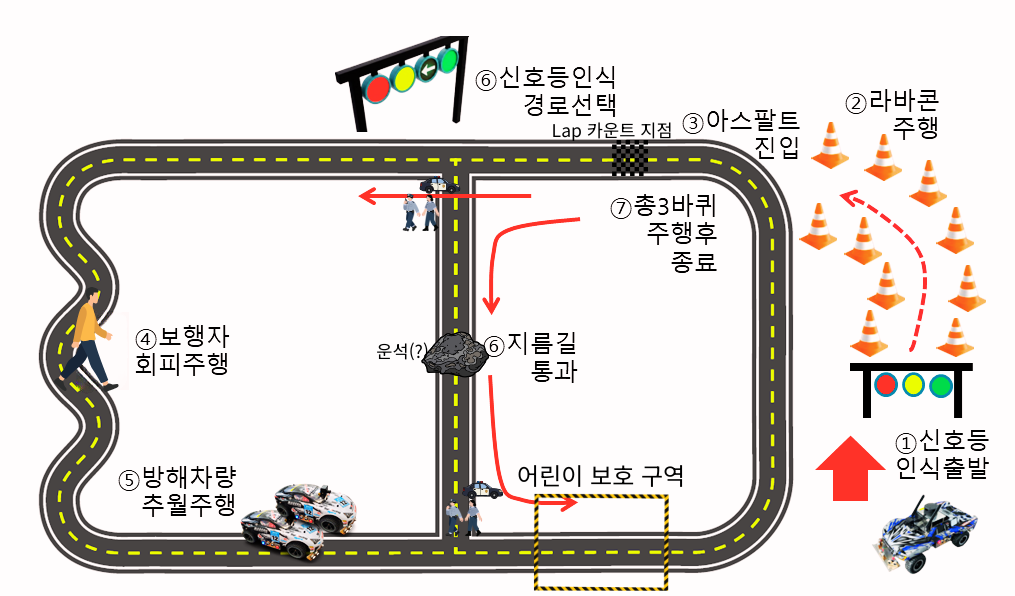
#> input picture 트랙.png, 1015 x 596 px
$ python -i stop_line.py   (imports and definitions only)
#> lines starting #> are read from the running program, lines starting #| are printed output that depends on the picture; after the words box and inside, x2 and y2 are one past the last pixel; in counts of white or black regions, pixels touching at a corner belong together
#> further down, picture is the input picture: shape (596, 1015, 3); mean B, G, R 211, 214.2, 219.2
#!/usr/bin/env python3
"""트랙 신호등 아래의 흰색 가로 정지선 검출."""

import cv2
import numpy as np


# 검사 영역: 화면 중앙 도로의 중하단부
ROI_TOP = 0.50
ROI_BOTTOM = 0.82
ROI_LEFT = 0.05
ROI_RIGHT = 0.95

# 흰색 조건
WHITE_S_MAX = 60
WHITE_V_MIN = 185

# 한 행에서 흰색이 차지하는 비율.
# 차선 경계는 좁지만 정지선은 화면을 가로질러 길게 나타난다.
ROW_RATIO_MIN = 0.55
MIN_BAND_ROWS = 3

# 이 높이보다 아래로 내려온 정지선만 "정지할 거리"로 판단한다.
# 값이 작을수록 일찍 정지한다.
TRIGGER_Y_MIN = 0.58
TRIGGER_Y_MAX = 0.80


def detect_stop_line(image):
    """BGR 이미지 -> (검출 여부, 정지선 y 비율, 최대 흰색 행 비율)."""

    if image is None:
        return False, -1.0, 0.0

    height, width = image.shape[:2]
#> height = 596; width = 1015

    x0 = int(width * ROI_LEFT)
#> x0 = 50
    x1 = int(width * ROI_RIGHT)
#> x1 = 964
    y0 = int(height * ROI_TOP)
#> y0 = 298
    y1 = int(height * ROI_BOTTOM)
#> y1 = 488

    roi = image[y0:y1, x0:x1]
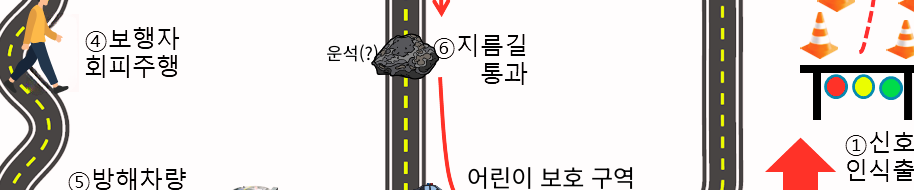
#> roi: shape (190, 914, 3); mean B, G, R 213.1, 216.2, 222.2
    if roi.size == 0:
        return False, -1.0, 0.0

    hsv = cv2.cvtColor(roi, cv2.COLOR_BGR2HSV)
#> hsv: shape (190, 914, 3); mean H, S, V 4.3, 14.1, 223.4

    white_mask = cv2.inRange(
        hsv,
        np.array([0, 0, WHITE_V_MIN], dtype=np.uint8),
        np.array([179, WHITE_S_MAX, 255], dtype=np.uint8),
    )
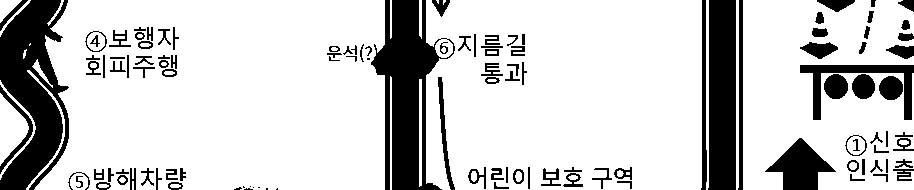
#> white_mask: shape (190, 914); 79.8% white; 118 black regions (10 under 20 px), largest, box (x1, y1, x2, y2) and area: (0, 0, 69, 190) 7963, (371, 0, 455, 190) 7744, (708, 0, 736, 190) 5132

    # 가로 방향의 작은 끊김을 연결한다.
    kernel = cv2.getStructuringElement(
        cv2.MORPH_RECT,
        (17, 3),
    )
    white_mask = cv2.morphologyEx(
        white_mask,
        cv2.MORPH_CLOSE,
        kernel,
    )
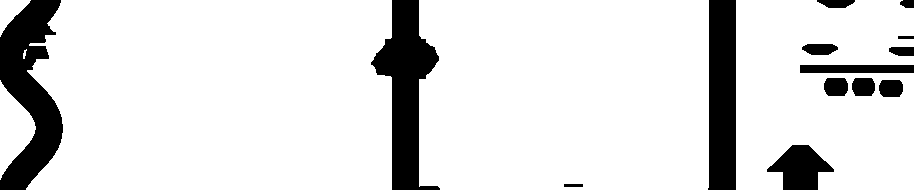
#> white_mask: shape (190, 914); 86.8% white; 14 black regions, largest, box (x1, y1, x2, y2) and area: (0, 0, 63, 190) 6723, (371, 0, 440, 190) 6291, (708, 0, 736, 190) 5132

    row_ratios = np.count_nonzero(
        white_mask,
        axis=1,
    ) / float(max(1, white_mask.shape[1]))
#> row_ratios = 190 values, max 0.911 at index 122, min 0.742 at index 65, mean 0.868

    if row_ratios.size == 0:
        return False, -1.0, 0.0

    best_index = int(np.argmax(row_ratios))
#> best_index = 122
    best_ratio = float(row_ratios[best_index])
#> best_ratio = 0.911
    line_y_ratio = float(y0 + best_index) / float(height)
#> line_y_ratio = 0.705

    strong_rows = int(
        np.count_nonzero(row_ratios >= ROW_RATIO_MIN)
    )
#> strong_rows = 190

    detected = bool(
        best_ratio >= ROW_RATIO_MIN
        and strong_rows >= MIN_BAND_ROWS
        and TRIGGER_Y_MIN <= line_y_ratio <= TRIGGER_Y_MAX
    )
#> detected = True

    return detected, line_y_ratio, best_ratio

>>> import cv2
>>> picture = cv2.imread('../../../트랙.png')
>>> result = detect_stop_line(picture)
#> result = (True, 0.705, 0.911)
